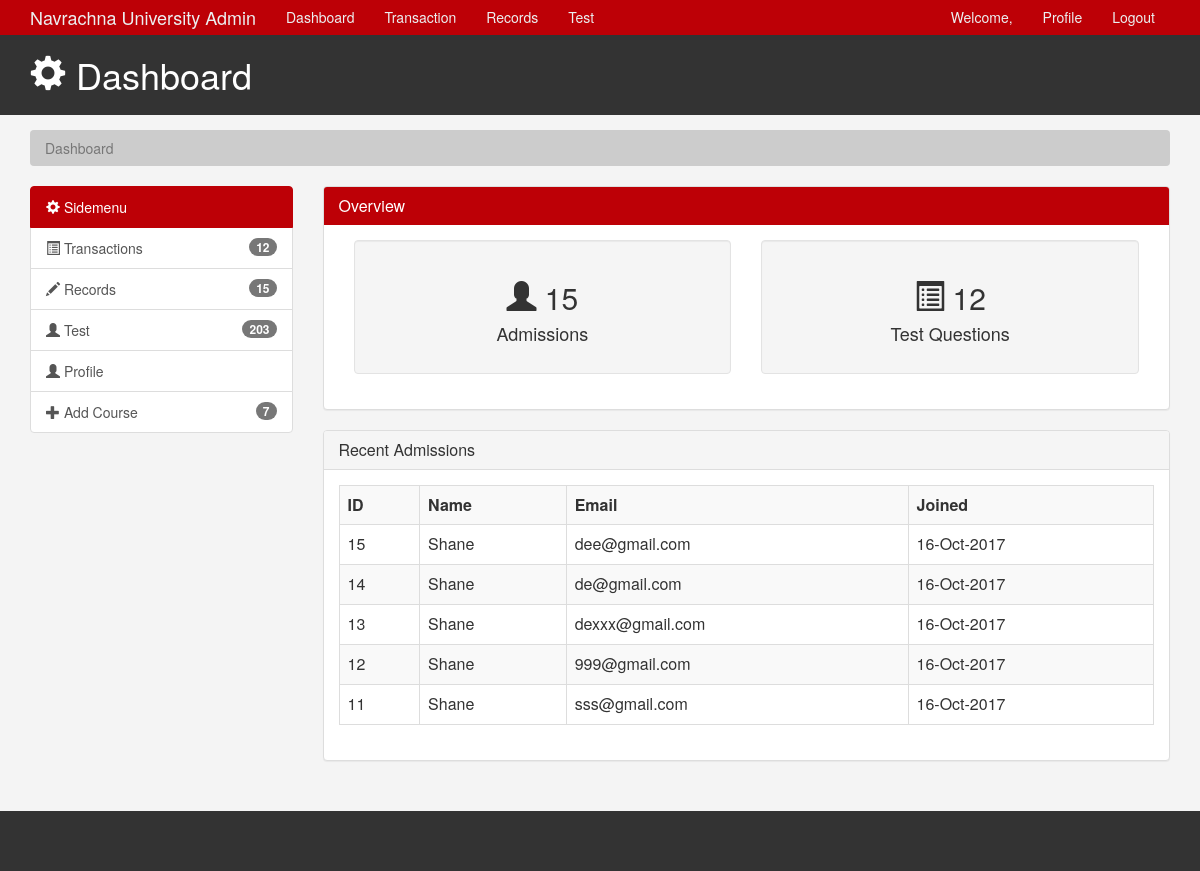
The page /admin/admin.php (signed in) on the database as committed earlier.
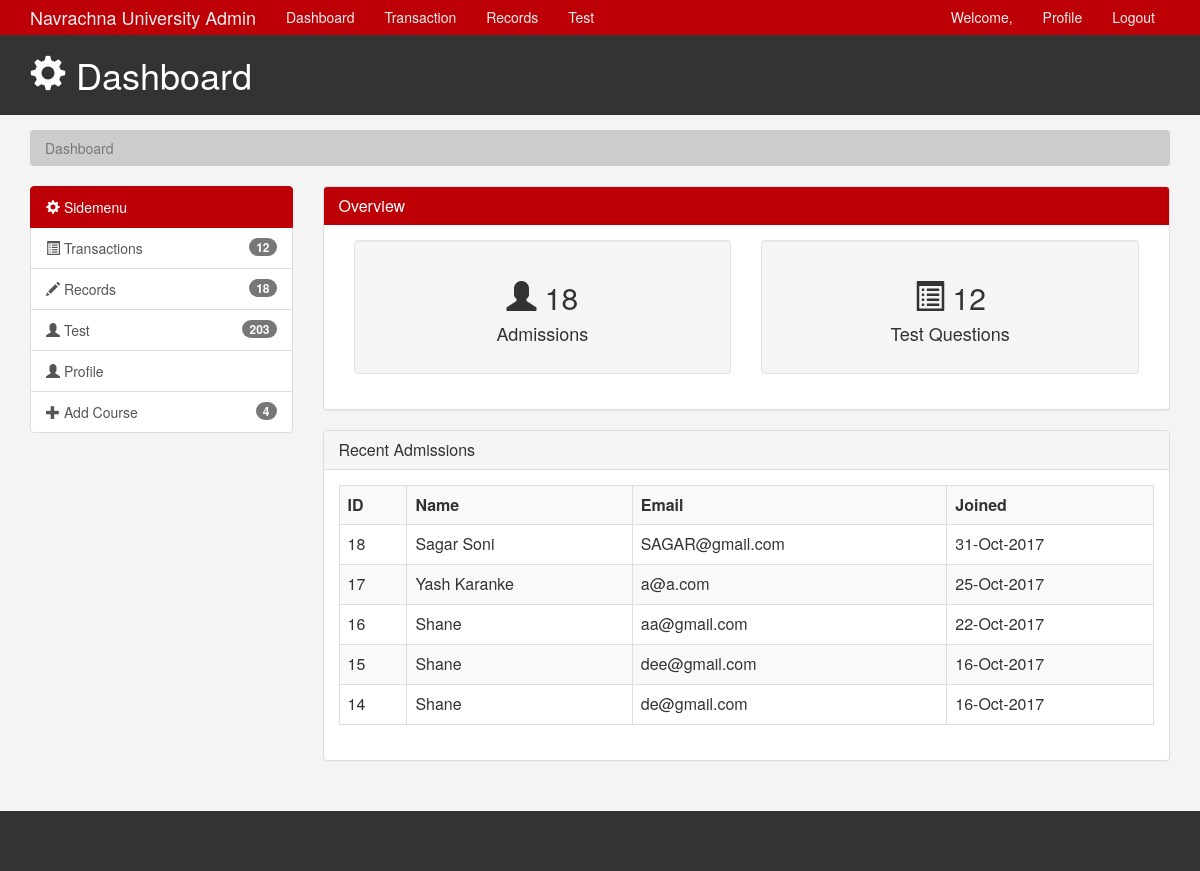
The same page on the database as committed later.
### tables this page shows
CREATE TABLE `student_data` (
  `ID` int(3) NOT NULL,
  `FULLNAME` varchar(70) DEFAULT NULL,
  `GENDER` varchar(8) DEFAULT NULL,
  `BGROUP` varchar(10) DEFAULT NULL,
  `ADDRESS` varchar(100) DEFAULT NULL,
  `CITY` varchar(20) DEFAULT NULL,
  `STATE` varchar(50) DEFAULT NULL,
  `ZIP` varchar(10) DEFAULT NULL,
  `PNUMBER` varchar(11) DEFAULT NULL,
  `EMAIL` varchar(60) DEFAULT NULL,
  `PASSWORD` varchar(100) DEFAULT NULL,
  `register_date` date DEFAULT NULL,
  `dob` varchar(10) DEFAULT NULL,
  `profile_image` varchar(100) DEFAULT NULL,
  `isActive` tinyint(1) DEFAULT NULL
);

### admin/admin.php (the view, shortened to what the changed rows need)
<?php
	if(isset($_SESSION['email']))
	{
    $databaseHost = "localhost";
    $databaseUsername = "root";
    $databasePassword = "";
    $databaseName = "admission2018";
    $mysqli = new mysqli($databaseHost,$databaseUsername,$databasePassword,$databaseName);
    $query = "SELECT count(*) FROM student_data";
    $result = $mysqli->query($query) or die($mysqli->error);
    if($result->num_rows > 0)
    {
      while($row = $result->fetch_assoc())
      {
        foreach($row as $val)
        {
          }
        }
    }
?>
<html lang="en">
   <head>
      <link href="css/bootstrap.min.css" rel="stylesheet">
      <link href="css/style.css" rel="stylesheet">
   </head>
   <body>
      <?php include'adminMenu.php' ?>
      <header id="header">
         <div class="container">
            <div class="row">
               <div class="col-md-10">
                  <h1><span class="glyphicon glyphicon-cog" aria-hidden="true"></span> Dashboard </h1>
               </div>
            </div>
         </div>
      </header>
      <section id="breadcrumb">
         <div class="container">
            <ol class="breadcrumb">
               <li class="active">Dashboard</li>
            </ol>
         </div>
      </section>
      <?php include 'side-menu.php' ?>
      <div class="col-md-9">
         <div class="panel panel-default">
            <div class="panel-heading main-color-bg">
               <h3 class="panel-title"> Overview</h3>
            </div>
            <div class="panel-body">
               <div class="col-md-6">
                  <div class="well dash-box">
                     <h2><span class="glyphicon glyphicon-user" aria-hidden="true"></span>
                      <?php echo $val; ?>
                     </h2>
                     <h4>Admissions</h4>
                  </div>
               </div>
               <div class="col-md-6">
                  <div class="well dash-box">
                     <h2><span class="glyphicon glyphicon-list-alt" aria-hidden="true"></span> 12</h2>
                     <h4>Test Questions</h4>
                  </div>
               </div>
            </div>
         </div>
         <div class="panel panel-default">
            <div class="panel-heading">
               <h3 class="panel-title">Recent Admissions</h3>
            </div>
            <div class="panel-body">
               <table class="table table-striped table-hover table-bordered">
                  <tr>
                    <th>ID</th>
                     <th>Name</th>
                     <th>Email</th>
                     <th>Joined</th>
                  </tr>
                <?php
                $mysqli = mysqli_connect($databaseHost,$databaseUsername,$databasePassword,$databaseName);
                $query = "SELECT * FROM student_data ORDER BY id DESC LIMIT 5 ";
                $result = mysqli_query($mysqli,$query);
                while($addrow = mysqli_fetch_array($result))
                  {
                    $newDate = date('d-M-Y',strtotime($addrow[11]));
                    echo "<tr>";
                    echo "<td>$addrow[0]</td>";
                    echo "<td>$addrow[1]</td>";
                    echo "<td>$addrow[9]</td>";
                    echo "<td>$newDate</td>";
                    echo "</tr>";
                  }
                  ?>
               </table>
             </div>
         </div>
      </div>
      </div>
      </div>
      </section>
      <footer id="footer">
      </footer>
   </body>
</html>
<?php
  }
  else
    {
 header("Location: ../admin/");
  }
?>

### admin/side-menu.php (shortened to what the changed rows need)
<?php
	if(isset($_SESSION['email']))
	{
        $databaseHost = "localhost";
        $databaseUsername = "root";
        $databasePassword = "";
        $databaseName = "admission2018";
        $mysqli = new mysqli($databaseHost,$databaseUsername,$databasePassword,$databaseName);
        $query = "SELECT count(*) FROM student_data";
        $q2 = "SELECT count(*) FROM courses";
        $result = $mysqli->query($query) or die($mysqli->error);
		if($result->num_rows > 0)
		{
			while($row = $result->fetch_assoc())
			{
				foreach($row as $val)
				{
                }
            }
        }
        $result2 = $mysqli->query($q2) or die($mysqli->error);
        if($result2->num_rows > 0)
		{
			while($row2 = $result2->fetch_assoc())
			{
				foreach($row2 as $val2)
				{
                }
            }
        }
	}
?>
<section id="main">
<div class="container">
<div class="row">
<div class="col-md-3">
    <div class="list-group">
        <a href="admin.php" class="list-group-item active main-color-bg">
        <span class="glyphicon glyphicon-cog" aria-hidden="true"></span> Sidemenu</a>
        <a href="#" class="list-group-item"><span class="glyphicon glyphicon-list-alt" aria-hidden="true"></span> Transactions <span class="badge">12</span></a>
        <a href="records.php" class="list-group-item"><span class="glyphicon glyphicon-pencil" aria-hidden="true"></span> Records <span class="badge"><?php echo $val;?></span></a>
        <a href="test-questions.php" class="list-group-item"><span class="glyphicon glyphicon-user" aria-hidden="true"></span> Test <span class="badge">203</span></a>
        <a href="#" class="list-group-item"><span class="glyphicon glyphicon-user" aria-hidden="true"></span> Profile <span class="badge"></span></a>
        <a href="addCourse.php" class="list-group-item"><span class="glyphicon glyphicon-plus" aria-hidden="true"></span> Add Course <span class="badge"><?php echo $val2;?> </span></a>
    </div>
</div>

Rows that differ between the two databases and show on the page:
no longer on this page (row edited): student_data: ID "13", FULLNAME "Shane", EMAIL "dexxx@gmail.com", register_date "16-Oct-2017"
no longer on this page (row edited): student_data: ID "12", FULLNAME "Shane", EMAIL "999@gmail.com", register_date "16-Oct-2017"
no longer on this page (row edited): student_data: ID "11", FULLNAME "Shane", EMAIL "sss@gmail.com", register_date "16-Oct-2017"
added student_data: ID "18", FULLNAME "Sagar Soni", EMAIL "SAGAR@gmail.com", register_date "31-Oct-2017"
added student_data: ID "17", FULLNAME "Yash Karanke", EMAIL "a@a.com", register_date "25-Oct-2017"
added student_data: ID "16", FULLNAME "Shane", EMAIL "aa@gmail.com", register_date "22-Oct-2017"
Other text that changed with them:
$val: "15" → "18"
$val2: "7" → "4"
